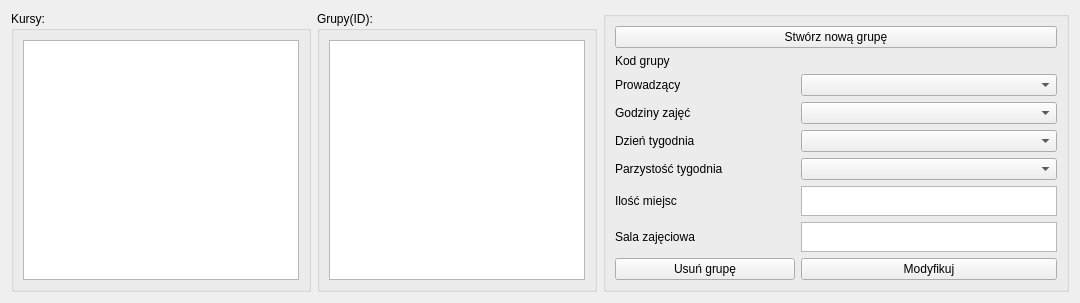
       <widget class="QWidget" name="zarzadGrupa">
        <attribute name="title">
         <string>Zarządzaj grupami</string>
        </attribute>
        <layout class="QGridLayout" name="gridLayout_5">
         <item row="1" column="1">
          <widget class="QGroupBox" name="groupBox_3">
           <property name="minimumSize">
            <size>
             <width>300</width>
             <height>0</height>
            </size>
           </property>
           <property name="title">
            <string>Kursy:</string>
           </property>
           <layout class="QGridLayout" name="gridLayout_6">
            <item row="0" column="0">
             <widget class="QListWidget" name="listakursow"/>
            </item>
           </layout>
          </widget>
         </item>
         <item row="1" column="2">
          <widget class="QGroupBox" name="groupBox_4">
           <property name="title">
            <string>Grupy(ID):</string>
           </property>
           <layout class="QGridLayout" name="gridLayout_7">
            <item row="0" column="0">
             <widget class="QListWidget" name="listagrup"/>
            </item>
           </layout>
          </widget>
         </item>
         <item row="1" column="3">
          <widget class="QGroupBox" name="groupBox_5">
           <property name="minimumSize">
            <size>
             <width>350</width>
             <height>0</height>
            </size>
           </property>
           <property name="title">
            <string/>
           </property>
           <layout class="QGridLayout" name="gridLayout_8">
            <item row="2" column="0">
             <widget class="QLabel" name="label_10">
              <property name="text">
               <string>Prowadzący</string>
              </property>
             </widget>
            </item>
            <item row="4" column="0">
             <widget class="QLabel" name="label_12">
              <property name="text">
               <string>Dzień tygodnia</string>
              </property>
             </widget>
            </item>
            <item row="1" column="0">
             <widget class="QLabel" name="label_9">
              <property name="text">
               <string>Kod grupy</string>
              </property>
             </widget>
            </item>
            <item row="5" column="0">
             <widget class="QLabel" name="label_13">
              <property name="text">
               <string>Parzystość tygodnia</string>
              </property>
             </widget>
            </item>
            <item row="4" column="1">
             <widget class="QComboBox" name="dziengrupa"/>
            </item>
            <item row="7" column="0">
             <widget class="QLabel" name="label_15">
              <property name="text">
               <string>Sala zajęciowa</string>
              </property>
             </widget>
            </item>
            <item row="7" column="1">
             <widget class="QTextEdit" name="salagrupa">
              <property name="minimumSize">
               <size>
                <width>0</width>
                <height>30</height>
               </size>
              </property>
              <property name="maximumSize">
               <size>
                <width>16777215</width>
                <height>30</height>
               </size>
              </property>
             </widget>
            </item>
            <item row="3" column="0">
             <widget class="QLabel" name="label_11">
              <property name="text">
               <string>Godziny zajęć</string>
              </property>
             </widget>
            </item>
            <item row="6" column="1">
             <widget class="QTextEdit" name="iloscgrupa">
              <property name="minimumSize">
               <size>
                <width>0</width>
                <height>30</height>
               </size>
              </property>
              <property name="maximumSize">
               <size>
                <width>16777215</width>
                <height>30</height>
               </size>
              </property>
             </widget>
            </item>
            <item row="0" column="0" colspan="2">
             <widget class="QPushButton" name="createnewgroup">
              <property name="text">
               <string>Stwórz nową grupę</string>
              </property>
             </widget>
            </item>
            <item row="3" column="1">
             <widget class="QComboBox" name="godzinagrupa"/>
            </item>
            <item row="2" column="1">
             <widget class="QComboBox" name="prowadzacygrupa"/>
            </item>
            <item row="6" column="0">
             <widget class="QLabel" name="label_14">
              <property name="text">
               <string>Ilość miejsc</string>
              </property>
             </widget>
            </item>
            <item row="5" column="1">
             <widget class="QComboBox" name="parzystoscgrupa"/>
            </item>
            <item row="8" column="0">
             <widget class="QPushButton" name="pushButton_4">
              <property name="minimumSize">
               <size>
                <width>180</width>
                <height>0</height>
               </size>
              </property>
              <property name="text">
               <string>Usuń grupę</string>
              </property>
             </widget>
            </item>
            <item row="8" column="1">
             <widget class="QPushButton" name="pushButton_5">
              <property name="text">
               <string>Modyfikuj</string>
              </property>
             </widget>
            </item>
            <item row="1" column="1">
             <widget class="QLabel" name="kodgrupy">
              <property name="maximumSize">
               <size>
                <width>16777215</width>
                <height>30</height>
               </size>
              </property>
              <property name="text">
               <string/>
              </property>
             </widget>
            </item>
           </layout>
          </widget>
         </item>
        </layout>
       </widget>
